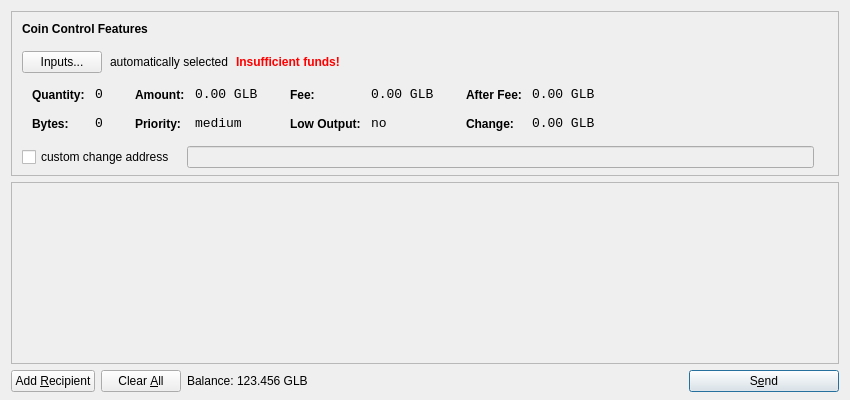
<?xml version="1.0" encoding="UTF-8"?>
<ui version="4.0">
 <class>SendCoinsDialog</class>
 <widget class="QDialog" name="SendCoinsDialog">
  <property name="geometry">
   <rect>
    <x>0</x>
    <y>0</y>
    <width>850</width>
    <height>400</height>
   </rect>
  </property>
  <property name="windowTitle">
   <string>Send Coins</string>
  </property>
  <layout class="QVBoxLayout" name="verticalLayout" stretch="0,1,0">
   <property name="bottomMargin">
    <number>8</number>
   </property>
   <item>
    <widget class="QFrame" name="frameCoinControl">
     <property name="sizePolicy">
      <sizepolicy hsizetype="Expanding" vsizetype="Expanding">
       <horstretch>0</horstretch>
       <verstretch>0</verstretch>
      </sizepolicy>
     </property>
     <property name="maximumSize">
      <size>
       <width>16777215</width>
       <height>16777215</height>
      </size>
     </property>
     <property name="frameShape">
      <enum>QFrame::StyledPanel</enum>
     </property>
     <property name="frameShadow">
      <enum>QFrame::Sunken</enum>
     </property>
     <layout class="QVBoxLayout" name="verticalLayoutCoinControl2">
      <property name="spacing">
       <number>6</number>
      </property>
      <property name="leftMargin">
       <number>0</number>
      </property>
      <property name="topMargin">
       <number>0</number>
      </property>
      <property name="rightMargin">
       <number>0</number>
      </property>
      <property name="bottomMargin">
       <number>6</number>
      </property>
      <item>
       <layout class="QVBoxLayout" name="verticalLayoutCoinControl" stretch="0,0,0,0,1">
        <property name="spacing">
         <number>0</number>
        </property>
        <property name="leftMargin">
         <number>10</number>
        </property>
        <property name="topMargin">
         <number>10</number>
        </property>
        <item>
         <layout class="QHBoxLayout" name="horizontalLayoutCoinControl1">
          <property name="bottomMargin">
           <number>15</number>
          </property>
          <item>
           <widget class="QLabel" name="labelCoinControlFeatures">
            <property name="sizePolicy">
             <sizepolicy hsizetype="Preferred" vsizetype="Maximum">
              <horstretch>0</horstretch>
              <verstretch>0</verstretch>
             </sizepolicy>
            </property>
            <property name="font">
             <font>
              <weight>75</weight>
              <bold>true</bold>
             </font>
            </property>
            <property name="styleSheet">
             <string notr="true">font-weight:bold;</string>
            </property>
            <property name="text">
             <string>Coin Control Features</string>
            </property>
           </widget>
          </item>
         </layout>
        </item>
        <item>
         <layout class="QHBoxLayout" name="horizontalLayoutCoinControl2" stretch="0,0,0,0">
          <property name="spacing">
           <number>8</number>
          </property>
          <property name="bottomMargin">
           <number>10</number>
          </property>
          <item>
           <widget class="QPushButton" name="pushButtonCoinControl">
            <property name="styleSheet">
             <string notr="true"/>
            </property>
            <property name="text">
             <string>Inputs...</string>
            </property>
           </widget>
          </item>
          <item>
           <widget class="QLabel" name="labelCoinControlAutomaticallySelected">
            <property name="text">
             <string>automatically selected</string>
            </property>
            <property name="margin">
             <number>5</number>
            </property>
           </widget>
          </item>
          <item>
           <widget class="QLabel" name="labelCoinControlInsuffFunds">
            <property name="font">
             <font>
              <weight>75</weight>
              <bold>true</bold>
             </font>
            </property>
            <property name="styleSheet">
             <string notr="true">color:red;font-weight:bold;</string>
            </property>
            <property name="text">
             <string>Insufficient funds!</string>
            </property>
            <property name="margin">
             <number>5</number>
            </property>
           </widget>
          </item>
          <item>
           <spacer name="horizontalSpacerCoinControl">
            <property name="orientation">
             <enum>Qt::Horizontal</enum>
            </property>
            <property name="sizeHint" stdset="0">
             <size>
              <width>40</width>
              <height>1</height>
             </size>
            </property>
           </spacer>
          </item>
         </layout>
        </item>
        <item>
         <widget class="QWidget" name="widgetCoinControl" native="true">
          <property name="sizePolicy">
           <sizepolicy hsizetype="Preferred" vsizetype="Preferred">
            <horstretch>0</horstretch>
            <verstretch>0</verstretch>
           </sizepolicy>
          </property>
          <property name="minimumSize">
           <size>
            <width>0</width>
            <height>0</height>
           </size>
          </property>
          <property name="styleSheet">
           <string notr="true"/>
          </property>
          <layout class="QHBoxLayout" name="horizontalLayoutCoinControl5">
           <property name="margin">
            <number>0</number>
           </property>
           <item>
            <layout class="QHBoxLayout" name="horizontalLayoutCoinControl3" stretch="0,0,0,1">
             <property name="spacing">
              <number>20</number>
             </property>
             <property name="topMargin">
              <number>0</number>
             </property>
             <property name="bottomMargin">
              <number>10</number>
             </property>
             <item>
              <layout class="QFormLayout" name="formLayoutCoinControl1">
               <property name="horizontalSpacing">
                <number>10</number>
               </property>
               <property name="verticalSpacing">
                <number>14</number>
               </property>
               <property name="leftMargin">
                <number>10</number>
               </property>
               <property name="topMargin">
                <number>4</number>
               </property>
               <property name="rightMargin">
                <number>6</number>
               </property>
               <item row="0" column="0">
                <widget class="QLabel" name="labelCoinControlQuantityText">
                 <property name="styleSheet">
                  <string notr="true">font-weight:bold;</string>
                 </property>
                 <property name="text">
                  <string>Quantity:</string>
                 </property>
                 <property name="margin">
                  <number>0</number>
                 </property>
                </widget>
               </item>
               <item row="0" column="1">
                <widget class="QLabel" name="labelCoinControlQuantity">
                 <property name="font">
                  <font>
                   <family>Monospace</family>
                   <pointsize>10</pointsize>
                  </font>
                 </property>
                 <property name="cursor">
                  <cursorShape>IBeamCursor</cursorShape>
                 </property>
                 <property name="contextMenuPolicy">
                  <enum>Qt::ActionsContextMenu</enum>
                 </property>
                 <property name="text">
                  <string notr="true">0</string>
                 </property>
                 <property name="margin">
                  <number>0</number>
                 </property>
                 <property name="textInteractionFlags">
                  <set>Qt::LinksAccessibleByMouse|Qt::TextSelectableByKeyboard|Qt::TextSelectableByMouse</set>
                 </property>
                </widget>
               </item>
               <item row="1" column="0">
                <widget class="QLabel" name="labelCoinControlBytesText">
                 <property name="styleSheet">
                  <string notr="true">font-weight:bold;</string>
                 </property>
                 <property name="text">
                  <string>Bytes:</string>
                 </property>
                </widget>
               </item>
               <item row="1" column="1">
                <widget class="QLabel" name="labelCoinControlBytes">
                 <property name="font">
                  <font>
                   <family>Monospace</family>
                   <pointsize>10</pointsize>
                  </font>
                 </property>
                 <property name="cursor">
                  <cursorShape>IBeamCursor</cursorShape>
                 </property>
                 <property name="contextMenuPolicy">
                  <enum>Qt::ActionsContextMenu</enum>
                 </property>
                 <property name="text">
                  <string notr="true">0</string>
                 </property>
                 <property name="textInteractionFlags">
                  <set>Qt::LinksAccessibleByMouse|Qt::TextSelectableByKeyboard|Qt::TextSelectableByMouse</set>
                 </property>
                </widget>
               </item>
              </layout>
             </item>
             <item>
              <layout class="QFormLayout" name="formLayoutCoinControl2">
               <property name="horizontalSpacing">
                <number>10</number>
               </property>
               <property name="verticalSpacing">
                <number>14</number>
               </property>
               <property name="leftMargin">
                <number>6</number>
               </property>
               <property name="topMargin">
                <number>4</number>
               </property>
               <property name="rightMargin">
                <number>6</number>
               </property>
               <item row="0" column="0">
                <widget class="QLabel" name="labelCoinControlAmountText">
                 <property name="styleSheet">
                  <string notr="true">font-weight:bold;</string>
                 </property>
                 <property name="text">
                  <string>Amount:</string>
                 </property>
                 <property name="margin">
                  <number>0</number>
                 </property>
                </widget>
               </item>
               <item row="0" column="1">
                <widget class="QLabel" name="labelCoinControlAmount">
                 <property name="font">
                  <font>
                   <family>Monospace</family>
                   <pointsize>10</pointsize>
                  </font>
                 </property>
                 <property name="cursor">
                  <cursorShape>IBeamCursor</cursorShape>
                 </property>
                 <property name="contextMenuPolicy">
                  <enum>Qt::ActionsContextMenu</enum>
                 </property>
                 <property name="text">
                  <string notr="true">0.00 GLB</string>
                 </property>
                 <property name="textInteractionFlags">
                  <set>Qt::LinksAccessibleByMouse|Qt::TextSelectableByKeyboard|Qt::TextSelectableByMouse</set>
                 </property>
                </widget>
               </item>
               <item row="1" column="0">
                <widget class="QLabel" name="labelCoinControlPriorityText">
                 <property name="styleSheet">
                  <string notr="true">font-weight:bold;</string>
                 </property>
                 <property name="text">
                  <string>Priority:</string>
                 </property>
                </widget>
               </item>
               <item row="1" column="1">
                <widget class="QLabel" name="labelCoinControlPriority">
                 <property name="font">
                  <font>
                   <family>Monospace</family>
                   <pointsize>10</pointsize>
                  </font>
                 </property>
                 <property name="cursor">
                  <cursorShape>IBeamCursor</cursorShape>
                 </property>
                 <property name="contextMenuPolicy">
                  <enum>Qt::ActionsContextMenu</enum>
                 </property>
                 <property name="text">
                  <string>medium</string>
                 </property>
                 <property name="textInteractionFlags">
                  <set>Qt::LinksAccessibleByMouse|Qt::TextSelectableByKeyboard|Qt::TextSelectableByMouse</set>
                 </property>
                </widget>
               </item>
              </layout>
             </item>
             <item>
              <layout class="QFormLayout" name="formLayoutCoinControl3">
               <property name="horizontalSpacing">
                <number>10</number>
               </property>
               <property name="verticalSpacing">
                <number>14</number>
               </property>
               <property name="leftMargin">
                <number>6</number>
               </property>
               <property name="topMargin">
                <number>4</number>
               </property>
               <property name="rightMargin">
                <number>6</number>
               </property>
               <item row="0" column="0">
                <widget class="QLabel" name="labelCoinControlFeeText">
                 <property name="styleSheet">
                  <string notr="true">font-weight:bold;</string>
                 </property>
                 <property name="text">
                  <string>Fee:</string>
                 </property>
                 <property name="margin">
                  <number>0</number>
                 </property>
                </widget>
               </item>
               <item row="0" column="1">
                <widget class="QLabel" name="labelCoinControlFee">
                 <property name="font">
                  <font>
                   <family>Monospace</family>
                   <pointsize>10</pointsize>
                  </font>
                 </property>
                 <property name="cursor">
                  <cursorShape>IBeamCursor</cursorShape>
                 </property>
                 <property name="contextMenuPolicy">
                  <enum>Qt::ActionsContextMenu</enum>
                 </property>
                 <property name="text">
                  <string notr="true">0.00 GLB</string>
                 </property>
                 <property name="textInteractionFlags">
                  <set>Qt::LinksAccessibleByMouse|Qt::TextSelectableByKeyboard|Qt::TextSelectableByMouse</set>
                 </property>
                </widget>
               </item>
               <item row="1" column="0">
                <widget class="QLabel" name="labelCoinControlLowOutputText">
                 <property name="styleSheet">
                  <string notr="true">font-weight:bold;</string>
                 </property>
                 <property name="text">
                  <string>Low Output:</string>
                 </property>
                </widget>
               </item>
               <item row="1" column="1">
                <widget class="QLabel" name="labelCoinControlLowOutput">
                 <property name="font">
                  <font>
                   <family>Monospace</family>
                   <pointsize>10</pointsize>
                  </font>
                 </property>
                 <property name="cursor">
                  <cursorShape>IBeamCursor</cursorShape>
                 </property>
                 <property name="contextMenuPolicy">
                  <enum>Qt::ActionsContextMenu</enum>
                 </property>
                 <property name="text">
                  <string>no</string>
                 </property>
                 <property name="textInteractionFlags">
                  <set>Qt::LinksAccessibleByMouse|Qt::TextSelectableByKeyboard|Qt::TextSelectableByMouse</set>
                 </property>
                </widget>
               </item>
              </layout>
             </item>
             <item>
              <layout class="QFormLayout" name="formLayoutCoinControl4">
               <property name="horizontalSpacing">
                <number>10</number>
               </property>
               <property name="verticalSpacing">
                <number>14</number>
               </property>
               <property name="leftMargin">
                <number>6</number>
               </property>
               <property name="topMargin">
                <number>4</number>
               </property>
               <property name="rightMargin">
                <number>6</number>
               </property>
               <item row="0" column="0">
                <widget class="QLabel" name="labelCoinControlAfterFeeText">
                 <property name="styleSheet">
                  <string notr="true">font-weight:bold;</string>
                 </property>
                 <property name="text">
                  <string>After Fee:</string>
                 </property>
                 <property name="margin">
                  <number>0</number>
                 </property>
                </widget>
               </item>
               <item row="0" column="1">
                <widget class="QLabel" name="labelCoinControlAfterFee">
                 <property name="font">
                  <font>
                   <family>Monospace</family>
                   <pointsize>10</pointsize>
                  </font>
                 </property>
                 <property name="cursor">
                  <cursorShape>IBeamCursor</cursorShape>
                 </property>
                 <property name="contextMenuPolicy">
                  <enum>Qt::ActionsContextMenu</enum>
                 </property>
                 <property name="text">
                  <string notr="true">0.00 GLB</string>
                 </property>
                 <property name="textInteractionFlags">
                  <set>Qt::LinksAccessibleByMouse|Qt::TextSelectableByKeyboard|Qt::TextSelectableByMouse</set>
                 </property>
                </widget>
               </item>
               <item row="1" column="0">
                <widget class="QLabel" name="labelCoinControlChangeText">
                 <property name="styleSheet">
                  <string notr="true">font-weight:bold;</string>
                 </property>
                 <property name="text">
                  <string>Change:</string>
                 </property>
                </widget>
               </item>
               <item row="1" column="1">
                <widget class="QLabel" name="labelCoinControlChange">
                 <property name="font">
                  <font>
                   <family>Monospace</family>
                   <pointsize>10</pointsize>
                  </font>
                 </property>
                 <property name="cursor">
                  <cursorShape>IBeamCursor</cursorShape>
                 </property>
                 <property name="contextMenuPolicy">
                  <enum>Qt::ActionsContextMenu</enum>
                 </property>
                 <property name="text">
                  <string notr="true">0.00 GLB</string>
                 </property>
                 <property name="textInteractionFlags">
                  <set>Qt::LinksAccessibleByMouse|Qt::TextSelectableByKeyboard|Qt::TextSelectableByMouse</set>
                 </property>
                </widget>
               </item>
              </layout>
             </item>
            </layout>
           </item>
          </layout>
         </widget>
        </item>
        <item>
         <layout class="QHBoxLayout" name="horizontalLayoutCoinControl4" stretch="0,0,0">
          <property name="spacing">
           <number>12</number>
          </property>
          <property name="sizeConstraint">
           <enum>QLayout::SetDefaultConstraint</enum>
          </property>
          <property name="topMargin">
           <number>5</number>
          </property>
          <property name="rightMargin">
           <number>5</number>
          </property>
          <item>
           <widget class="QCheckBox" name="checkBoxCoinControlChange">
            <property name="text">
             <string>custom change address</string>
            </property>
           </widget>
          </item>
          <item>
           <widget class="QLineEdit" name="lineEditCoinControlChange">
            <property name="enabled">
             <bool>false</bool>
            </property>
            <property name="sizePolicy">
             <sizepolicy hsizetype="Expanding" vsizetype="Fixed">
              <horstretch>0</horstretch>
              <verstretch>0</verstretch>
             </sizepolicy>
            </property>
           </widget>
          </item>
          <item>
           <widget class="QLabel" name="labelCoinControlChangeLabel">
            <property name="sizePolicy">
             <sizepolicy hsizetype="Preferred" vsizetype="Expanding">
              <horstretch>0</horstretch>
              <verstretch>0</verstretch>
             </sizepolicy>
            </property>
            <property name="minimumSize">
             <size>
              <width>0</width>
              <height>0</height>
             </size>
            </property>
            <property name="text">
             <string/>
            </property>
            <property name="margin">
             <number>3</number>
            </property>
           </widget>
          </item>
         </layout>
        </item>
        <item>
         <spacer name="verticalSpacerCoinControl">
          <property name="orientation">
           <enum>Qt::Vertical</enum>
          </property>
          <property name="sizeHint" stdset="0">
           <size>
            <width>800</width>
            <height>1</height>
           </size>
          </property>
         </spacer>
        </item>
       </layout>
      </item>
     </layout>
    </widget>
   </item>
   <item>
    <widget class="QScrollArea" name="scrollArea">
     <property name="widgetResizable">
      <bool>true</bool>
     </property>
     <widget class="QWidget" name="scrollAreaWidgetContents">
      <property name="geometry">
       <rect>
        <x>0</x>
        <y>0</y>
        <width>828</width>
        <height>139</height>
       </rect>
      </property>
      <layout class="QVBoxLayout" name="verticalLayout_2">
       <property name="margin">
        <number>0</number>
       </property>
       <item>
        <layout class="QVBoxLayout" name="entries">
         <property name="spacing">
          <number>6</number>
         </property>
        </layout>
       </item>
       <item>
        <spacer name="verticalSpacer">
         <property name="orientation">
          <enum>Qt::Vertical</enum>
         </property>
         <property name="sizeHint" stdset="0">
          <size>
           <width>20</width>
           <height>40</height>
          </size>
         </property>
        </spacer>
       </item>
      </layout>
     </widget>
    </widget>
   </item>
   <item>
    <layout class="QHBoxLayout" name="horizontalLayout">
     <item>
      <widget class="QPushButton" name="addButton">
       <property name="toolTip">
        <string>Send to multiple recipients at once</string>
       </property>
       <property name="text">
        <string>Add &amp;Recipient</string>
       </property>
       <property name="icon">
        <iconset resource="../bitcoin.qrc">
         <normaloff>:/icons/add</normaloff>:/icons/add</iconset>
       </property>
       <property name="autoDefault">
        <bool>false</bool>
       </property>
      </widget>
     </item>
     <item>
      <widget class="QPushButton" name="clearButton">
       <property name="sizePolicy">
        <sizepolicy hsizetype="Minimum" vsizetype="Fixed">
         <horstretch>0</horstretch>
         <verstretch>0</verstretch>
        </sizepolicy>
       </property>
       <property name="toolTip">
        <string>Remove all transaction fields</string>
       </property>
       <property name="text">
        <string>Clear &amp;All</string>
       </property>
       <property name="icon">
        <iconset resource="../bitcoin.qrc">
         <normaloff>:/icons/remove</normaloff>:/icons/remove</iconset>
       </property>
       <property name="autoRepeatDelay">
        <number>300</number>
       </property>
       <property name="autoDefault">
        <bool>false</bool>
       </property>
      </widget>
     </item>
     <item>
      <layout class="QHBoxLayout" name="horizontalLayout_2">
       <property name="spacing">
        <number>3</number>
       </property>
       <item>
        <widget class="QLabel" name="label">
         <property name="text">
          <string>Balance:</string>
         </property>
        </widget>
       </item>
       <item>
        <widget class="QLabel" name="labelBalance">
         <property name="cursor">
          <cursorShape>IBeamCursor</cursorShape>
         </property>
         <property name="text">
          <string>123.456 GLB</string>
         </property>
         <property name="textInteractionFlags">
          <set>Qt::LinksAccessibleByMouse|Qt::TextSelectableByKeyboard|Qt::TextSelectableByMouse</set>
         </property>
        </widget>
       </item>
      </layout>
     </item>
     <item>
      <spacer name="horizontalSpacer">
       <property name="orientation">
        <enum>Qt::Horizontal</enum>
       </property>
       <property name="sizeHint" stdset="0">
        <size>
         <width>40</width>
         <height>20</height>
        </size>
       </property>
      </spacer>
     </item>
     <item>
      <widget class="QPushButton" name="sendButton">
       <property name="minimumSize">
        <size>
         <width>150</width>
         <height>0</height>
        </size>
       </property>
       <property name="toolTip">
        <string>Confirm the send action</string>
       </property>
       <property name="text">
        <string>S&amp;end</string>
       </property>
       <property name="icon">
        <iconset resource="../bitcoin.qrc">
         <normaloff>:/icons/send</normaloff>:/icons/send</iconset>
       </property>
       <property name="default">
        <bool>true</bool>
       </property>
      </widget>
     </item>
    </layout>
   </item>
  </layout>
 </widget>
 <resources>
  <include location="../bitcoin.qrc"/>
 </resources>
 <connections/>
</ui>
